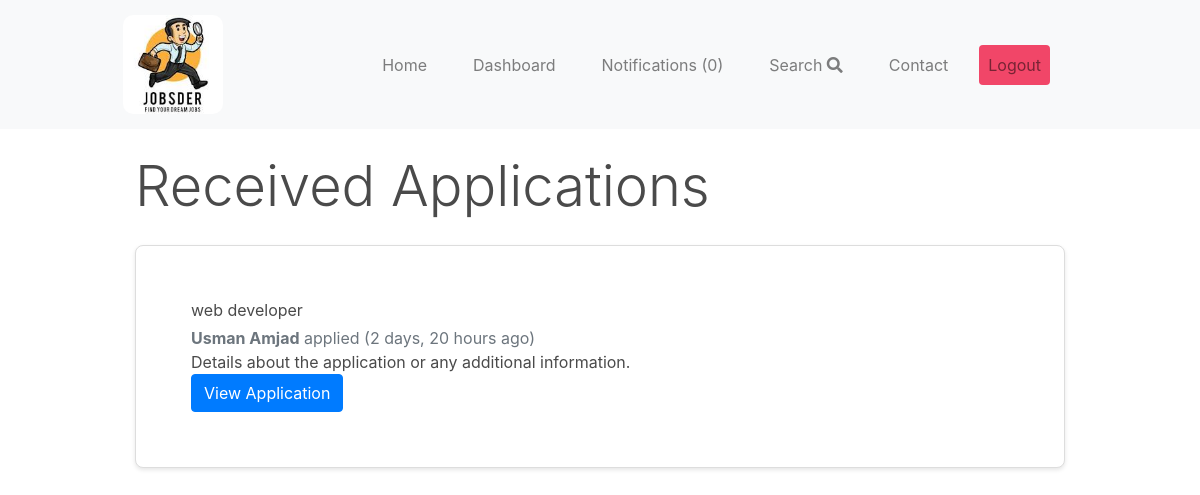
Page /dashboard/application/ (signed in) on the committed database.
### apps/job/models.py (models this page shows, shortened)
class Application(models.Model):
    job = models.ForeignKey(Job, related_name='applications', on_delete=models.CASCADE)
    first_name = models.CharField(max_length=100)
    last_name = models.CharField(max_length=100)
    age = models.IntegerField()
    content = models.TextField()
    education = models.CharField(max_length=100)
    location = models.TextField()
    email = models.EmailField()
    language = models.CharField(max_length=20)
    experience = models.TextField()
    cv_file = models.FileField(upload_to='cv_files/')
    created_by = models.ForeignKey(User, related_name='applications', on_delete=models.CASCADE)
    created_at = models.DateTimeField(auto_now_add=True)

class Job(models.Model):
    SIZE_1_9 = 'size_1-9'
    SIZE_10_49 = 'size_10-49'
    SIZE_50_99 = 'size_50-99'
    SIZE_100 = 'size_100'
    CHOICES_SIZE = (
        (SIZE_1_9, '1-9'),
        (SIZE_10_49, '10-49'),
        (SIZE_50_99, '50-99'),
        (SIZE_100, '100+'),
    )
    ACTIVE = 'active'
    EMPLOYED = 'employed'
    ARCHIVED = 'archived'
    CHOICES_STATUS = (
        (ACTIVE, 'Active'),
        (EMPLOYED, 'Employed'),
        (ARCHIVED, 'Archived')
    )
    title = models.CharField(max_length=255)
    short_description = models.TextField()
    long_description = models.TextField(blank=True, null=True)
    company_name = models.CharField(max_length=255 , default='Tylextech')
    company_address = models.CharField(max_length=255, blank=True, null=True)
    company_zipcode = models.CharField(max_length=255, blank=True, null=True)
    company_place = models.CharField(max_length=255, blank=True, null=True)
    company_country = models.CharField(max_length=255, blank=True, null=True)
    company_size = models.CharField(max_length=20, choices=CHOICES_SIZE, default=SIZE_1_9)
    created_by = models.ForeignKey(User, related_name='jobs', on_delete=models.CASCADE)
    created_at = models.DateTimeField(auto_now_add=True)
    changed_at = models.DateTimeField(auto_now=True)
    status = models.CharField(max_length=20, choices=CHOICES_STATUS, default=ACTIVE)

### apps/userprofile/views.py (the view)
# urls.py: path('application/', all_application, name='all_application'),
@login_required
def all_application(request):
    if request.user.userprofile.is_employer:
        jobs_created_by_user = Job.objects.filter(created_by=request.user)
        job_applications = Application.objects.filter(
            job__in=jobs_created_by_user)
        return render(request, 'userprofile/job_applications.html', {'job_applications': job_applications})

### apps/notification/context_processors.py (called while the page is built)
def notifications(request):
    if request.user.is_authenticated:
        return {'notifications': request.user.notifications.filter(is_read=False)}
    else:
        return {'notifications': []}

### apps/userprofile/templates/userprofile/job_applications.html (shortened to what this page needs)
{% extends 'core/base.html' %}
{% block content %}
<h2 class="display-4 my-5">Received Applications</h2>
{% for job in job_applications %}
<div class="card application-card my-3">
    <div class="card-body">
        <div class="card-body">
            <h5 class="card-title">{{ job.job.title }}</h5>
            <p class="card-subtitle text-muted">
                <b>{{ job.created_by.username }}</b> applied
                ({{ job.created_at|timesince }} ago)
            </p>
            <p class="card-text">
                Details about the application or any additional information.
            </p>
            <a href="{% url 'view_application' job.id %}" class="btn btn-primary">View Application</a>
        </div>
</div>
{% empty %}
<p>No job applications yet...</p>
{% endfor %}
{% endblock %}

### apps/userprofile/templates/userprofile/job_applications.html (style rules this page uses)
.application-card { border: 1px solid #ddd; border-radius: 8px; box-shadow: 0 2px 4px rgba(0, 0, 0, 0.1); padding: 15px; transition: transform 0.3s ease-in-out; }

### rows in the picture
Application: job "web developer", created_by.username "Usman Amjad", created_at "2 days, 20 hours"

### other values in the picture
{{ notifications.count }} "0"
